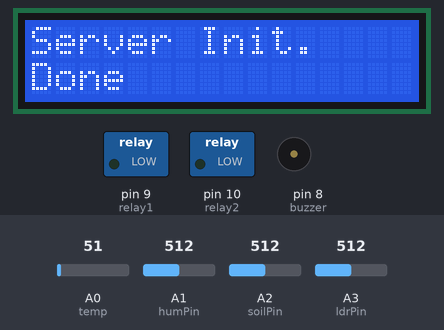
Bench run of a sketch on a simulated Arduino Mega 2560, built with avr-gcc and run on an emulated ATmega2560. Shown: 16×2 character LCD, switched loads named in the sketch (green lamp = pin HIGH), buzzer (waves = sounding, pin HIGH). Inputs (shaded band) come from the test bench; at power-on: A2 (soilPin) = 512, A1 (humPin) = 512, A3 (ldrPin) = 512, A0 (temp) = 51. WiFi joins after 1.5 s; servers stay silent unless stated; uploads are accepted with an empty reply; what the sketch prints to the serial monitor is not drawn.

Above: at 4.6 s.
At 11.0 s:
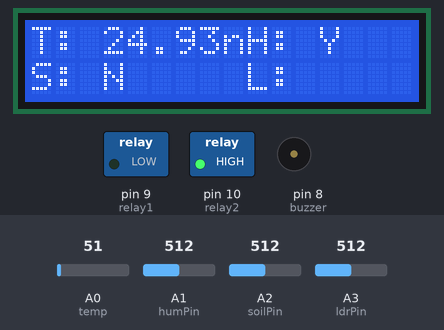
11.1 s: A2 (soilPin) set to 482
At 14.5 s:
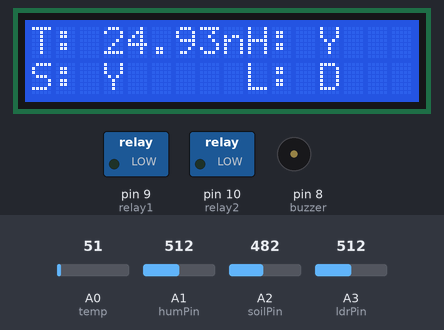
14.8 s: A1 (humPin) set to 691
22.2 s: A1 (humPin) set to 709
At 27.0 s:
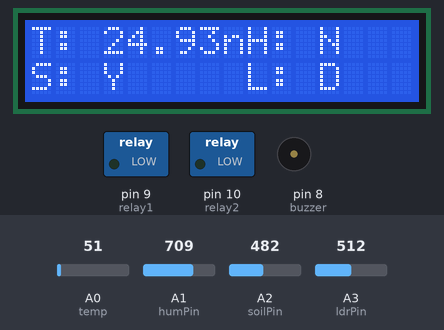
27.3 s: A3 (ldrPin) set to 990
32.7 s: A3 (ldrPin) set to 1007
At 37.8 s:
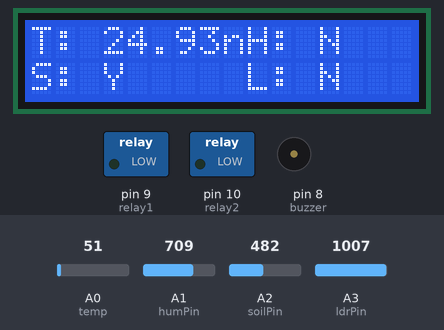
38.6 s: A2 (soilPin) set to 510
At 41.5 s:
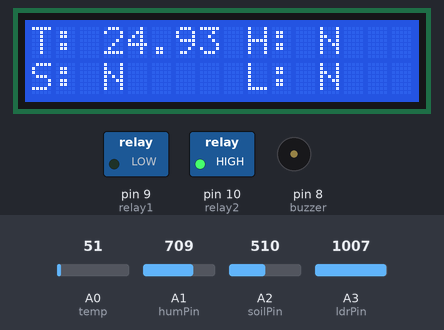
Timing chart, 0 to 43.0 s (numbered marks = the images above; inputs shaded):
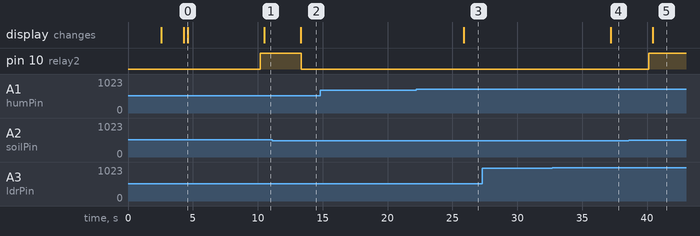

The sketch:

smart_street_lights_monitoring_system.ino
```cpp
// http://projectsiot.xyz/IoTProjects/GreenHouse/upload.php?a=222&b=D&c=N&d=Y
// http://projectsiot.xyz/IoTProjects/GreenHouse/view.php


#include "WiFiEsp.h"
#include<String.h>
#include <LiquidCrystal.h>

// Emulate Serial1 on pins 6/7 if not present
#ifndef HAVE_HWSERIAL1
#include "SoftwareSerial.h"
SoftwareSerial Serial1(12, 13); // RX, TX
#endif

LiquidCrystal lcd (2,3,4,5,6,7);

#define temp A0
#define soilPin A2
#define humPin A1
#define ldrPin A3
#define buzzer 8
#define relay1 9
#define relay2 10

float temp1=0.0;
unsigned temp2 = 0;
int soil  = 0;
int hum = 0;
int ldr = 0;
String L = " ";
String S = " ";
String H = " ";

void beep ()
{
  digitalWrite(buzzer, HIGH);
  delay(1000);
  digitalWrite(buzzer, LOW);
  delay(100);
}

char ssid[] = "project12";            // your network SSID (name)
char pass[] = "project123456";        // your network password
int status = WL_IDLE_STATUS;     // the Wifi radio's status

char server[] = "projectsiot.xyz";
char server1[] = "sms.scubedigi.com";

String A = "GET /IoTProjects/GreenHouse/upload.php?a=";
String Z = " HTTP/1.1";
String iot = "\0";

// Initialize the Ethernet client object
WiFiEspClient client;

void setup()
{
  // initialize serial for debugging
  Serial.begin(9600);

  lcd.begin(16, 2);

pinMode(temp,INPUT);
pinMode(soilPin,INPUT);
pinMode(humPin,INPUT);
pinMode(ldrPin,INPUT);
pinMode(buzzer,OUTPUT);
pinMode(relay1,OUTPUT);
pinMode(relay2,OUTPUT);


 lcd.clear();
lcd.setCursor(0,0);
lcd.print("GREEN HOUSE      ");
lcd.setCursor(0,1);
lcd.print("MONITORING SYSTEM");
delay(2500);

  lcd.clear();
lcd.setCursor(0,0);
lcd.print(" CONNECTING  TO ");
lcd.setCursor(0,1);
lcd.print(ssid);
delay(200);

  // initialize serial for ESP module
  Serial1.begin(9600);
  // initialize ESP module
  WiFi.init(&Serial1);

  // check for the presence of the shield
  if (WiFi.status() == WL_NO_SHIELD) {
    Serial.println(F("WiFi shield not present"));
    // don't continue
    while (true);
  }

  // attempt to connect to WiFi network
  while ( status != WL_CONNECTED) {
    Serial.print(F("Attempting to connect to WPA SSID: "));
    Serial.println(ssid);
    // Connect to WPA/WPA2 network
    status = WiFi.begin(ssid, pass);
  }

  // you're connected now, so print out the data
  Serial.println(F("You're connected to the network"));

  lcd.clear();
lcd.setCursor(0,0);
lcd.print("Server Init.");
lcd.setCursor(0,1);
lcd.print("..................");
delay(100);
    Serial.println(F("sending data ---1 "));
    Serial.println(F("Starting connection to server..."));
    // if you get a connection, report back via serial
    if (client.connect(server, 80)) {
      Serial.println(F("Connected to server"));
      // Make a HTTP request
      client.println("GET /IoTProjects/GreenHouse/upload.php?a=U&b=N&c=N HTTP/1.1");
      client.println("Host: projectsiot.xyz");
      client.println("Connection: close");
      client.println();
    }
    client.flush();
     client.stop();


    /*
    /////////////////////////////////////////
    ////////// initial message .......
    Serial.println(F("Starting connection to SMS server..."));
    delay(2000);

    // if you get a connection, report back via serial
    if (client.connect(server1, 80)) {
      Serial.println(F("Connected to server"));
      // Make a HTTP request
      client.println("GET /api.php?username=Mydreamacd&password=Mydre@m123&to=9652490222&from=MYDREM&message=KIT%20STARTED HTTP/1.1");
      client.println("Host: sms.scubedigi.com");
      client.println("Connection: close");
      client.println();
    }
    //client.flush();
    //  client.stop();

  */
  lcd.clear();
lcd.setCursor(0,0);
lcd.print("Server Init.");
lcd.setCursor(0,1);
lcd.print("Done");
  delay(5000);
Serial.println(F("PLEASE SHOW CARD "));
}

void loop()
{

temp2 = analogRead(temp); //read data from analog pin A1.
float V=temp2*(5/(1023.00)); //conversion of analog voltage to digital voltage.
  temp1=V*100; //temperature in centigrade scale.

Serial.print("temperature is = "); Serial.println(temp1);
delay(50);

ldr = analogRead(ldrPin);
delay(50);
soil = analogRead(soilPin);
delay(50);
hum = analogRead(humPin);
delay(50);

Serial.println("soil = "+String(soil));
Serial.println("ldr = "+String(ldr));
Serial.println("hum = "+String(hum));


if (temp1 > 55)
{
   lcdstring(0,0,"T: "+String(temp1));
  lcdstring(9,0,"H: "+ String(H));
  lcdstring(0,1,"S: "+ String(S));
  lcdstring(9,1,"L: "+ String(L));
  delay(20);
//msg = p + "HIGH%20TEMPERATURE%20ALERT%0AT:"+String(temp1);
//sendmsg();

  digitalWrite(relay1,HIGH);
  delay(2000);
}
else
{
  delay(100);
  digitalWrite(relay1,LOW);
  delay(200);
}
 if (soil < 500)
{
  S = "Y";
   lcdstring(0,0,"T: "+String(temp1));
  lcdstring(9,0,"H: "+ String(H));
  lcdstring(0,1,"S: "+ String(S));
  lcdstring(9,1,"L: "+ String(L));
  delay(20);
//msg = p + "SOIOL%20WET%0AMOTOR%20OFF";
//sendmsg();
  digitalWrite(relay2,LOW);
  delay(2000);
}

else
{
  S = "N";
  delay(100);
  digitalWrite(relay2,HIGH);
  delay(300);
}
 if (hum < 700)
{
  H = "Y";
   lcdstring(0,0,"T: "+String(temp1));
  lcdstring(9,0,"H: "+ String(H));
  lcdstring(0,1,"S: "+ String(S));
  lcdstring(9,1,"L: "+ String(L));
  delay(20);
  delay(2000);
}
else
{
  H = "N";
}
if (ldr < 1000)
{
  Serial.println("DAY TIME DETECTED");
  L = "D";
}
else
{
  Serial.println("NIGHT TIME DETECTED");
  L = "N";
}

if ((temp1 < 55)&&(H == "N")&&(S == "N"))
{
  Serial.println("system is normal");

  lcd.clear();
  lcdstring(0,0,"T: "+String(temp1));
  lcdstring(9,0,"H: "+ String(H));
  lcdstring(0,1,"S: "+ String(S));
  lcdstring(9,1,"L: "+ String(L));
  delay(100);
  iot  = A + String(temp1) + "&b=" + L +"&c=" + H + "&d=" + S + Z;
  sndit();
}
else
{

  iot  = A + String(temp1) + "&b=" + L +"&c=" + H + "&d=" + S + Z;
  sndit();
}
}// loop

void sndit ()
{

  Serial.print(F("IOT = ")); Serial.println(iot);

  // if the server's disconnected, stop the client
  if (!client.connected()) {
    Serial.println(F("Disconnecting from server..."));
    client.stop();

    // do nothing forevermore
    //while (true);
  }
  client.stop();
  client.flush();

  for (int x = 0; x < 1; x++)
  {
    delay(10);
    Serial.println(x, DEC);
  }
  Serial.println(F("Starting connection to server..."));
  // if you get a connection, report back via serial
  if (client.connect(server, 80)) {
    Serial.println(F("Connected to server"));
    // Make a HTTP request

    client.println(iot);

    client.println("Host: projectsiot.xyz");
    client.println("Connection: close");
    client.println();
    iot = "\0";
  }

}
 void lcdstring (unsigned int a, unsigned int b, String data)
 {
  lcd.setCursor(a,b);
  lcd.print(data);
 }
```

Measured:
- the behaviour switches between 500 and 499 on A2 (soilPin) (found by bisection; images 1 and 2)
- the behaviour switches between 699 and 700 on A1 (humPin) (found by bisection; images 2 and 3)
- the behaviour switches between 999 and 1000 on A3 (ldrPin) (found by bisection; images 3 and 4)
- after the input at 11.1 s, pin 10 (relay2): HIGH → LOW after 2.2 s; the display: changes after 2.2 s (image 2)
- after the input at 14.8 s, every drawn part: stays the same
- after the input at 22.2 s, the display: changes after 3.7 s (image 3)
- after the input at 27.3 s, every drawn part: stays the same
- after the input at 32.7 s, the display: changes after 4.5 s (image 4)
- after the input at 38.6 s, pin 10 (relay2): LOW → HIGH after 1.5 s; the display: changes after 1.8 s (image 5)
